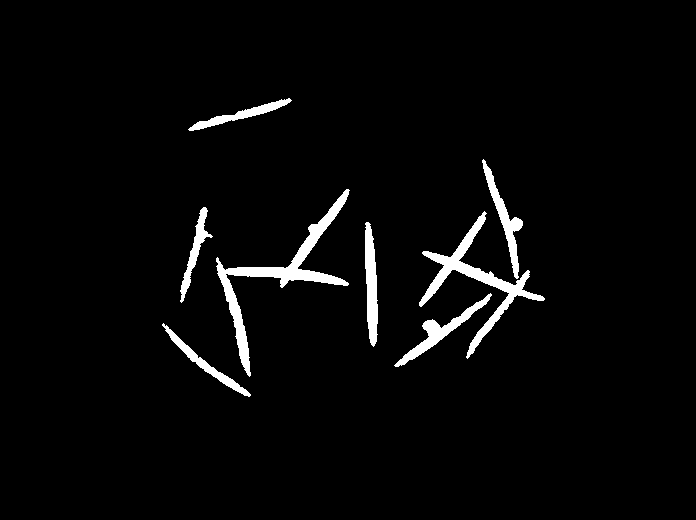
%> input picture WW Matlab/ch1_LineDetection/examples/wormsBW1.png, 696 x 520 px
$ octave Untitled.m   (GNU Octave 9; MATLAB toolbox functions it lacks are replaced by stand-ins)
%> lines starting %> are read from the running program, lines starting %| are printed output that depends on the picture; in (x1, y1, x2, y2) boxes, pixels count from 0 and x2, y2 are one past the last pixel; in counts of white or black regions, pixels touching at a corner belong together; the program's own positions count from 1
### WW Matlab/ch1_LineDetection/examples/houghMatViz.m
function houghMatViz(H,T,R)
%% houghMatViz
% visualize image plane and hough matrix

% Copyright 2014-2015 The MathWorks

figure
% Convert the hough matrix to a grayscale image
Hgray = mat2gray(H);
% Enhance its brightness
Hgray = imadjust(Hgray);

imshow(Hgray,'XData',T,'YData',R,'InitialMagnification','fit');
hold on
% turn on the axis
axis on
% adjusts the aspect ratio of the axes and the relative scaling of the
% data units so that the plot fits the figure's shap
axis normal
% assign a colormap for the image
colormap(hot);title('Hough Transform');
% add x-y labels
xlabel('\theta')
ylabel('\rho');

### WW Matlab/ch1_LineDetection/examples/houghDescription.m
function houghDescription
%% houghDescription
% visualize the hough matrix and image plane for two dots and a line

% Copyright 2014-2015 The MathWorks

%% 1. Image with two dots
b = zeros(150);
b(20,50) = 1; b(50,100) = 1;
[Hb,thetab,rhob] = hough(b);
% Plot the image and the Hough transform matrix
figure;
subplot(2,2,1), imshow(b);title('Image with two dots');
subplot(2,2,2),imshow(imadjust(mat2gray(Hb)),'XData',thetab,'YData',rhob);
xlabel('\theta'), ylabel('\rho');
axis on, axis normal;

%% Identify a peak in the Hough transform matrix H
peaksb = houghpeaks(Hb);
x = thetab(peaksb(:,2)); y = rhob(peaksb(:,1));
hold on
plot(x,y,'s','color','red');
title('Hough Transform with peaks marked');

%% 2. Image with a line
a = eye(150);

[H,theta,rho] = hough(a);
subplot(2,2,3),imshow(a),title('Image with a line');
subplot(2,2,4),imshow(imadjust(mat2gray(H)),'XData',theta,'YData',rho,...
    'InitialMagnification','fit','Border','tight');
xlabel('\theta'), ylabel('\rho');
axis on, axis normal;
%% Identify peaks in the Hough transform matrix H
peaks = houghpeaks(H);
x = theta(peaks(:,2)); y = rho(peaks(:,1));
hold on
plot(x,y,'s','color','red');
title('Hough Transform with peaks marked');
colormap(hot);

### WW Matlab/ch1_LineDetection/examples/Untitled.m
wormSkel = imread('wormsBW1.png');
%> wormSkel: size 520x696 logical; 3.2% white; 8 white regions, largest, box (x1, y1, x2, y2) and area: (216, 189, 350, 377) 3189, (419, 211, 545, 359) 2679, (365, 222, 378, 347) 1145
[H, T, R] = hough(wormSkel);
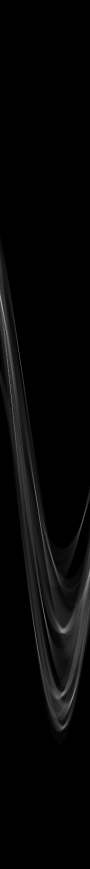
%> H: size 1737x180 double (shown at 1/2 size); min 0, max 190, mean 6.6
%> T = 180 values from -90 to 89; R = 1737 values from -868 to 868
edit houghMatViz
houghMatViz(H,T,R)
%> in houghMatViz, `Hgray = imadjust(Hgray);`:
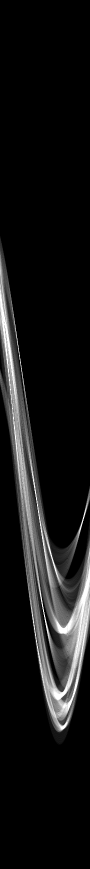
%> Hgray: size 1737x180 double (shown at 1/2 size); min 0, max 1, mean 0.0852
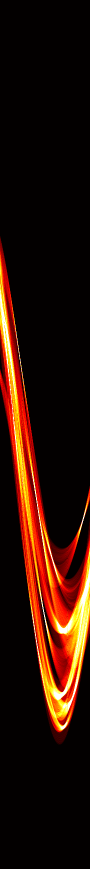
%> displayed picture: size 1737x180x3, on the screen's scale of 0 to 255 (shown at 1/2 size); mean R, G, B 42, 15.5, 4.6
houghDescription
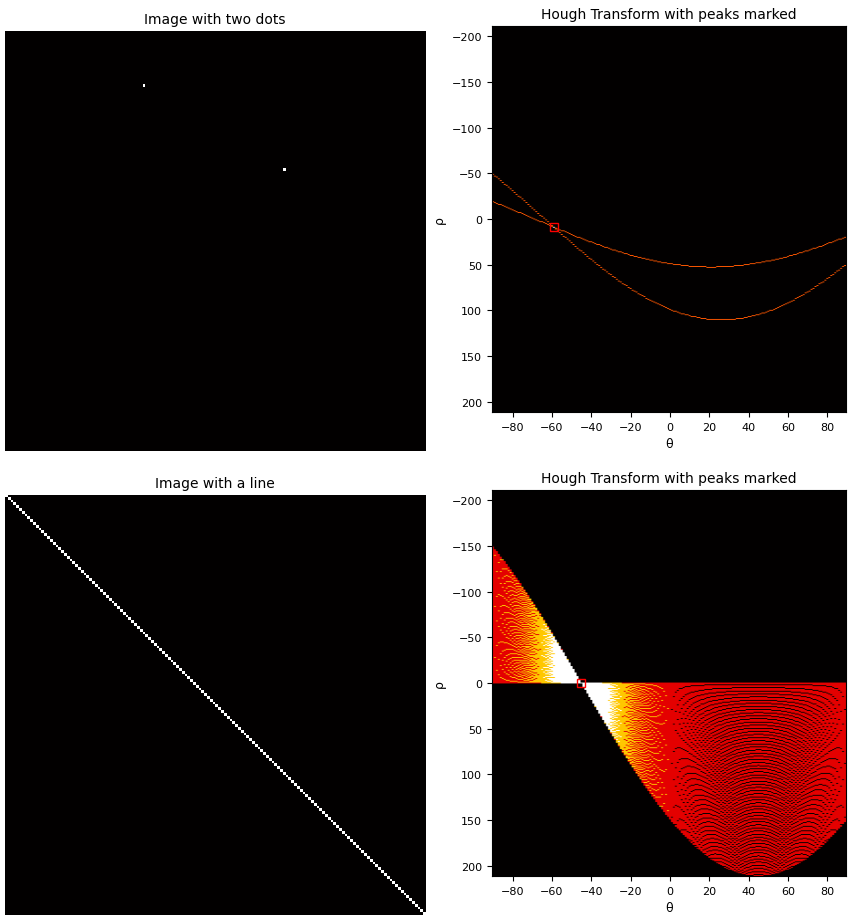
%> figure redrawn from the program's plot data, 4 panels
